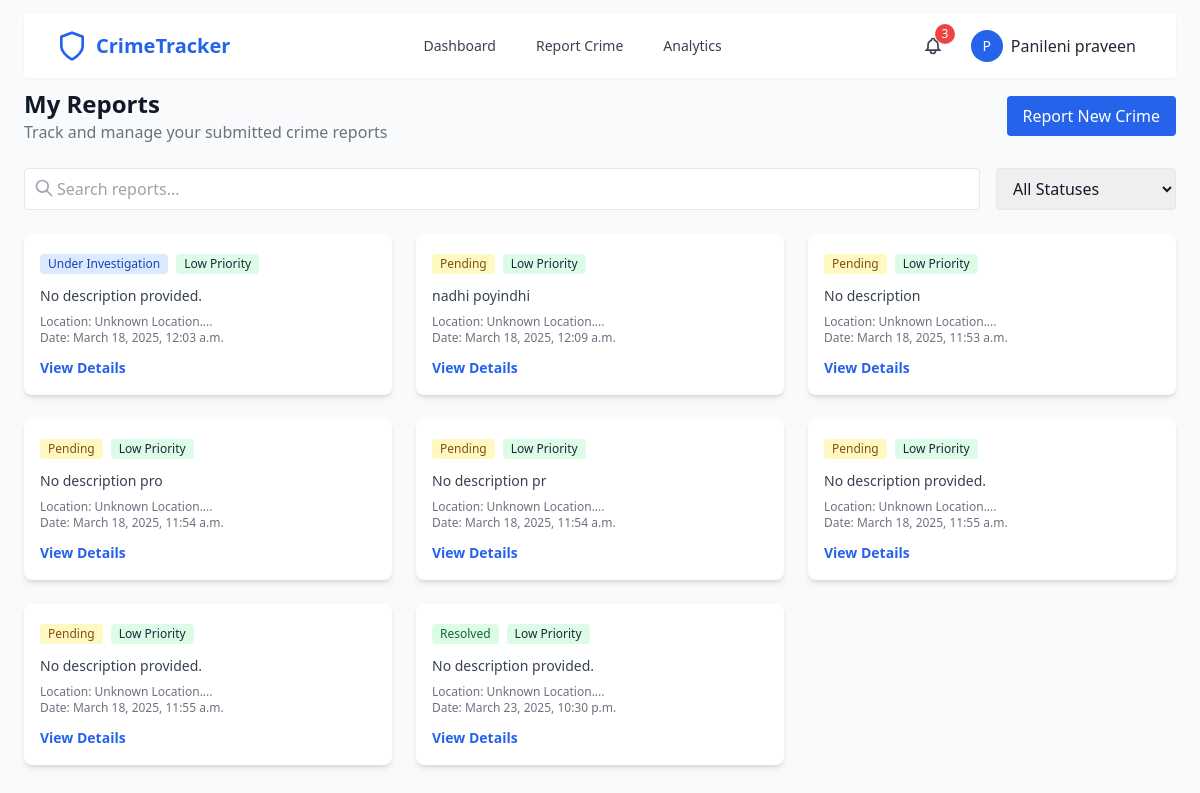
The page / (signed in) on the database as committed earlier.
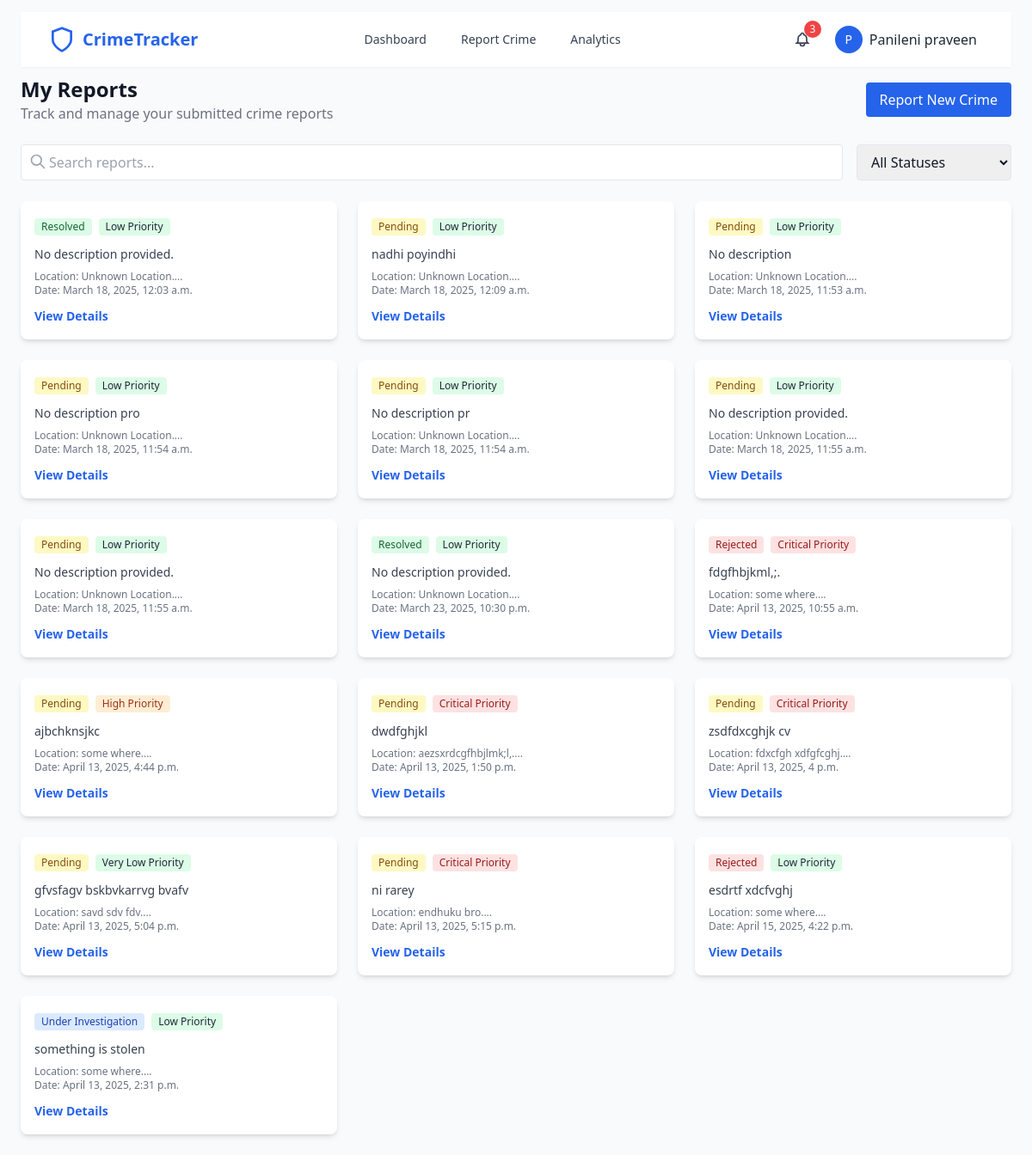
The same page on the database as committed later.
### main/models.py (models this page shows, shortened)
class UserCrimeReport(models.Model):
    CRIME_STATUS_CHOICES = [
        ('Pending', 'Pending'),
        ('Under Investigation', 'Under Investigation'),
        ('Resolved', 'Resolved'),
        ('Rejected', 'Rejected'),
    ]
    PRIORITY_CHOICES = [
        (1, 'Very Low'),
        (2, 'Low'),
        (3, 'Medium'),
        (4, 'High'),
        (5, 'Critical'),
    ]
    user = models.ForeignKey(User, on_delete=models.CASCADE)
    typeofCrime = models.CharField(max_length=100, verbose_name="Type of Crime")
    description = models.TextField(verbose_name="Crime Description", default="No description provided.")
    location = models.CharField(max_length=255, default="Unknown Location", verbose_name="Crime Location")
    latitude = models.CharField(max_length=255, default="0", verbose_name="Latitude")
    longitude = models.CharField(max_length=255, default="0", verbose_name="Longitude")
    date = models.DateTimeField(default=timezone.now, verbose_name="Reported Date")
    submitted_at = models.DateTimeField(default=timezone.now, verbose_name="Submitted At")
    status = models.CharField(max_length=20, choices=CRIME_STATUS_CHOICES, default='Pending', verbose_name="Report Status")
    priority = models.IntegerField(choices=PRIORITY_CHOICES, default=2, verbose_name="Priority Level")
    admin_notes = models.TextField(blank=True, null=True, verbose_name="Admin Notes")

### main/views.py (the view)
# urls.py: path('', views.home, name='home'),
@login_required
def home(request):
    if request.user.is_staff:
        return staff_home(request)
    user_reports = UserCrimeReport.objects.filter(user=request.user)
    return render(request, 'usr_home_pg.html', {
        'tm': part_of_day(),
        'user_reports': user_reports,
        "user": request.user,
    })

### main/views.py (called while the page is built)
def part_of_day():
    present_time = datetime.now().hour
    if present_time < 12:
        return 'Good morning, have a nice day'
    elif present_time < 16:
        return 'Good afternoon'
    elif present_time <= 18:
        return 'Good evening'
    else:
        return 'Good night'

### templates/usr_home_pg.html (shortened to what this page needs)
<!DOCTYPE html>
<html lang="en">
<head>
    <link href="https://cdn.jsdelivr.net/npm/tailwindcss@2.2.19/dist/tailwind.min.css" rel="stylesheet" />
    <script src="https://cdn.tailwindcss.com"></script>
</head>
<body class="bg-gray-50 text-gray-900 p-6 font-sans">
    {% include "Header.html" %}
    <div class="max-w-7xl mx-auto space-y-6">
        <div class="flex flex-col sm:flex-row justify-between items-start sm:items-center gap-4">
            <div>
                <h1 class="text-2xl font-bold">My Reports</h1>
                <p class="text-gray-500">Track and manage your submitted crime reports</p>
            </div>
            <button class="bg-blue-600 text-white px-4 py-2 rounded hover:bg-blue-700"><a target="_blank" href="report-crime/">Report New Crime</a></button>
        </div>
        <div class="flex flex-col sm:flex-row gap-4 items-center">
            <div class="relative w-full sm:w-auto sm:flex-1">
                <input type="text" placeholder="Search reports..."
                    class="pl-8 pr-4 py-2 w-full border rounded focus:outline-none" />
                <svg class="absolute left-2.5 top-2.5 h-5 w-5 text-gray-400" fill="none" stroke="currentColor"
                    viewBox="0 0 24 24">
                    <path stroke-linecap="round" stroke-linejoin="round" stroke-width="2"
                        d="M21 21l-6-6m2-5a7 7 0 11-14 0 7 7 0 0114 0z" />
                </svg>
            </div>
            <select class="border rounded px-3 py-2 w-full sm:w-[180px]">
                <option value="all">All Statuses</option>
            </select>
        </div>
        <div class="grid grid-cols-1 sm:grid-cols-2 lg:grid-cols-3 gap-6">
            {% if user_reports %}
            {% for report in user_reports %}
            <div class="bg-white rounded-lg shadow-md p-4">
                <div class="flex flex-wrap gap-2 mb-3">
                    {% if report.status == "Pending" %}
                    <span class="text-xs bg-yellow-100 text-yellow-800 px-2 py-0.5 rounded">Pending</span>
                    {% elif report.status == "Under Investigation" %}
                    <span class="text-xs bg-blue-100 text-blue-800 px-2 py-0.5 rounded">Under Investigation</span>
                    {% elif report.status == "Resolved" %}
                    <span class="text-xs bg-green-100 text-green-800 px-2 py-0.5 rounded">Resolved</span>
                    {% elif report.status == "Rejected" %}
                    <span class="text-xs bg-red-100 text-red-800 px-2 py-0.5 rounded">Rejected</span>
                    {% else %}
                    <span class="text-xs bg-gray-100 text-gray-800 px-2 py-0.5 rounded">{{ report.status }}</span>
                    {% endif %}
                    {% if report.priority == 5 %}
                    <span class="text-xs bg-red-100 text-red-800 px-2 py-0.5 rounded">Critical Priority</span>
                    {% elif report.priority == 4 %}
                    <span class="text-xs bg-orange-100 text-orange-800 px-2 py-0.5 rounded">High Priority</span>
                    {% elif report.priority == 3 %}
                    <span class="text-xs bg-yellow-100 text-yellow-800 px-2 py-0.5 rounded">Medium Priority</span>
                    {% elif report.priority == 2 %}
                    <span class="text-xs bg-green-100 text-gray-800 px-2 py-0.5 rounded">Low Priority</span>
                    {% elif report.priority == 1 %}
                    <span class="text-xs bg-green-100 text-gray-800 px-2 py-0.5 rounded">Very Low Priority</span>
                    {% endif %}
                </div>
                <p class="text-sm text-gray-700 mb-2">{{report.description}}</p>
                <p class="text-xs text-gray-500">Location: {{ report.location|slice:":50" }}....</p>
                <p class="text-xs text-gray-500">Date: {{ report.date }}</p>
                <button class="mt-3 text-blue-600 text-sm font-semibold hover:underline"><a target="_blank"
                        href="{% url 'view_report' report.id %}">View Details</a></button>
            </div>
            {%endfor%}
            {% endif %}
        </div>
    </div>
</body>
</html>

Rows that differ between the two databases and show on the page:
changed UserCrimeReport "March 18, 2025, 12:03 a.m.": status "Under Investigation" → "Resolved"
added UserCrimeReport: status "Rejected", priority "Critical Priority", description "fdgfhbjkml,;.", location "some where", date "April 13, 2025, 10:55 a.m."
added UserCrimeReport: status "Pending", priority "High Priority", description "ajbchknsjkc", location "some where", date "April 13, 2025, 4:44 p.m."
added UserCrimeReport: status "Pending", priority "Critical Priority", description "dwdfghjkl", location "aezsxrdcgfhbjlmk;l,", date "April 13, 2025, 1:50 p.m."
added UserCrimeReport: status "Pending", priority "Critical Priority", description "zsdfdxcghjk cv", location "fdxcfgh xdfgfcghj", date "April 13, 2025, 4 p.m."
added UserCrimeReport: status "Pending", priority "Very Low Priority", description "gfvsfagv bskbvkarrvg bvafv", location "savd sdv fdv", date "April 13, 2025, 5:04 p.m."
added UserCrimeReport: status "Pending", priority "Critical Priority", description "ni rarey", location "endhuku bro", date "April 13, 2025, 5:15 p.m."
added UserCrimeReport: status "Rejected", priority "Low Priority", description "esdrtf xdcfvghj", location "some where", date "April 15, 2025, 4:22 p.m."
added UserCrimeReport: shows "Under Investigation", priority "Low Priority", description "something is stolen", location "some where", date "April 13, 2025, 2:31 p.m."
